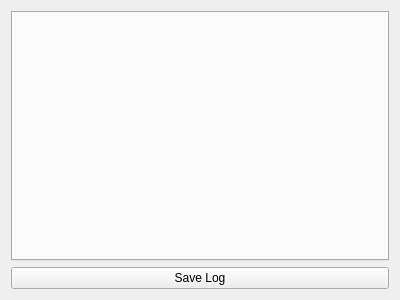
<?xml version="1.0" encoding="UTF-8"?>
<ui version="4.0">
 <class>Form</class>
 <widget class="QWidget" name="Form">
  <property name="geometry">
   <rect>
    <x>0</x>
    <y>0</y>
    <width>400</width>
    <height>300</height>
   </rect>
  </property>
  <property name="windowTitle">
   <string>Form</string>
  </property>
  <layout class="QVBoxLayout" name="verticalLayout">
   <item>
    <widget class="QTabWidget" name="tab_widget">
     <property name="currentIndex">
      <number>-1</number>
     </property>
    </widget>
   </item>
   <item>
    <widget class="QPushButton" name="save_button">
     <property name="text">
      <string>Save Log</string>
     </property>
    </widget>
   </item>
  </layout>
 </widget>
 <resources/>
 <connections/>
</ui>
